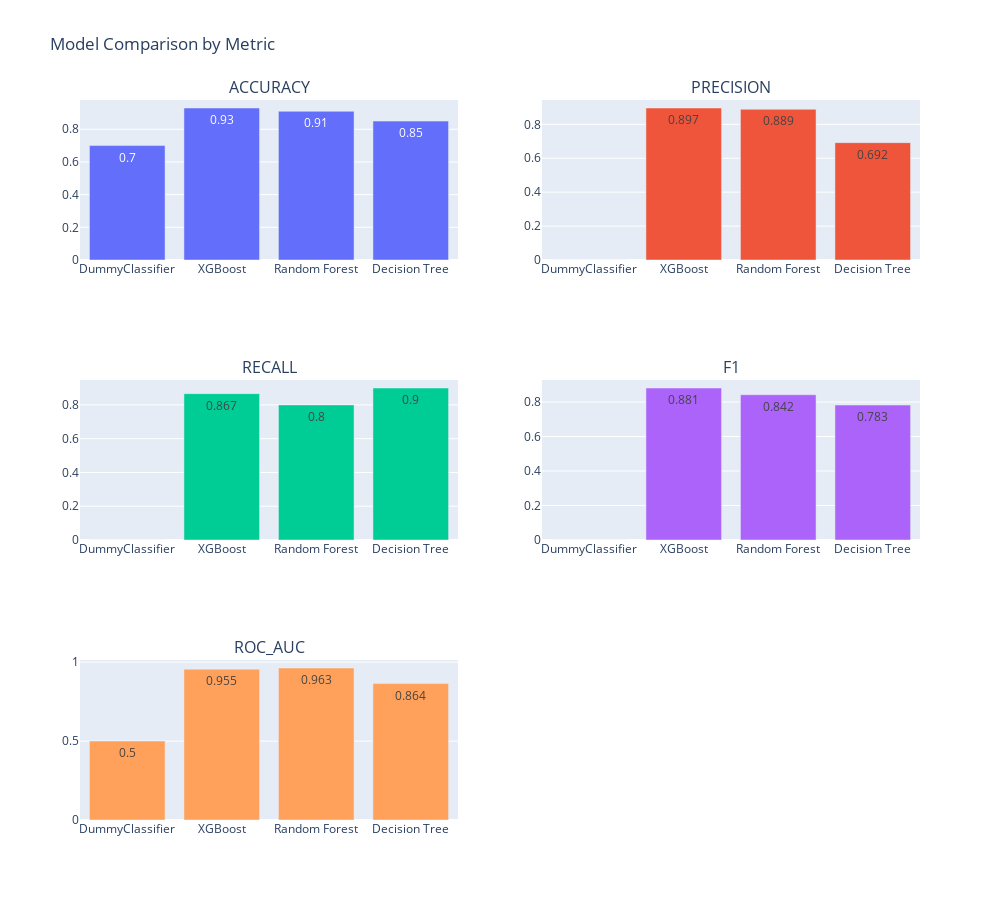

The cell this chart's notebook holds for it:
### Code cell
import plotly.graph_objects as go
import plotly.subplots as sp
import pandas as pd

# Extract test metrics
df_results = pd.DataFrame({
    model_name: data["metrics"]["test"]
    for model_name, data in model_results.items()
}).T

# Original metrics you'd like to plot
desired_metrics = ['accuracy', 'precision', 'recall', 'f1', 'roc_auc', 'specificity']

# Filter only those that exist in df_results
metrics = [m for m in desired_metrics if m in df_results.columns]

# Create subplot layout
rows = (len(metrics) + 1) // 2
fig = sp.make_subplots(rows=rows, cols=2, subplot_titles=[m.upper() for m in metrics])

# Plot each available metric
for i, metric in enumerate(metrics):
    row, col = divmod(i, 2)
    fig.add_trace(
        go.Bar(
            x=df_results.index,
            y=df_results[metric],
            name=metric,
            text=pd.to_numeric(df_results[metric], errors="coerce").round(3),
            textposition="auto"
        ),
        row=row+1, col=col+1
    )

fig.update_layout(
    height=300 * rows,
    width=1000,
    title_text="Model Comparison by Metric",
    showlegend=False
)

fig.show()

### Figure 1 — Plotly figure (JSON) as saved in the notebook; plotly's stock layout.template omitted (floating-point values rounded to 4 significant figures)
{"data": [{"name": "accuracy", "text": [0.7, 0.93, 0.91, 0.85], "textposition": "auto", "type": "bar", "x": ["DummyClassifier", "XGBoost", "Random Forest", "Decision Tree"], "xaxis": "x", "y": [0.7, 0.93, 0.91, 0.85], "yaxis": "y"}, {"name": "precision", "text": [0, 0.897, 0.889, 0.692], "textposition": "auto", "type": "bar", "x": ["DummyClassifier", "XGBoost", "Random Forest", "Decision Tree"], "xaxis": "x2", "y": [0, 0.8966, 0.8889, 0.6923], "yaxis": "y2"}, {"name": "recall", "text": [0, 0.867, 0.8, 0.9], "textposition": "auto", "type": "bar", "x": ["DummyClassifier", "XGBoost", "Random Forest", "Decision Tree"], "xaxis": "x3", "y": [0, 0.8667, 0.8, 0.9], "yaxis": "y3"}, {"name": "f1", "text": [0, 0.881, 0.842, 0.783], "textposition": "auto", "type": "bar", "x": ["DummyClassifier", "XGBoost", "Random Forest", "Decision Tree"], "xaxis": "x4", "y": [0, 0.8814, 0.8421, 0.7826], "yaxis": "y4"}, {"name": "roc_auc", "text": [0.5, 0.955, 0.963, 0.864], "textposition": "auto", "type": "bar", "x": ["DummyClassifier", "XGBoost", "Random Forest", "Decision Tree"], "xaxis": "x5", "y": [0.5, 0.9554, 0.9631, 0.8643], "yaxis": "y5"}], "layout": {"annotations": [{"font": {"size": 16}, "showarrow": false, "text": "ACCURACY", "x": 0.225, "xanchor": "center", "xref": "paper", "y": 1, "yanchor": "bottom", "yref": "paper"}, {"font": {"size": 16}, "showarrow": false, "text": "PRECISION", "x": 0.775, "xanchor": "center", "xref": "paper", "y": 1, "yanchor": "bottom", "yref": "paper"}, {"font": {"size": 16}, "showarrow": false, "text": "RECALL", "x": 0.225, "xanchor": "center", "xref": "paper", "y": 0.6111, "yanchor": "bottom", "yref": "paper"}, {"font": {"size": 16}, "showarrow": false, "text": "F1", "x": 0.775, "xanchor": "center", "xref": "paper", "y": 0.6111, "yanchor": "bottom", "yref": "paper"}, {"font": {"size": 16}, "showarrow": false, "text": "ROC_AUC", "x": 0.225, "xanchor": "center", "xref": "paper", "y": 0.2222, "yanchor": "bottom", "yref": "paper"}], "height": 900, "showlegend": false, "title": {"text": "Model Comparison by Metric"}, "width": 1000, "xaxis": {"anchor": "y", "domain": [0, 0.45]}, "xaxis2": {"anchor": "y2", "domain": [0.55, 1]}, "xaxis3": {"anchor": "y3", "domain": [0, 0.45]}, "xaxis4": {"anchor": "y4", "domain": [0.55, 1]}, "xaxis5": {"anchor": "y5", "domain": [0, 0.45]}, "xaxis6": {"anchor": "y6", "domain": [0.55, 1]}, "yaxis": {"anchor": "x", "domain": [0.7778, 1]}, "yaxis2": {"anchor": "x2", "domain": [0.7778, 1]}, "yaxis3": {"anchor": "x3", "domain": [0.3889, 0.6111]}, "yaxis4": {"anchor": "x4", "domain": [0.3889, 0.6111]}, "yaxis5": {"anchor": "x5", "domain": [0, 0.2222]}, "yaxis6": {"anchor": "x6", "domain": [0, 0.2222]}}}
